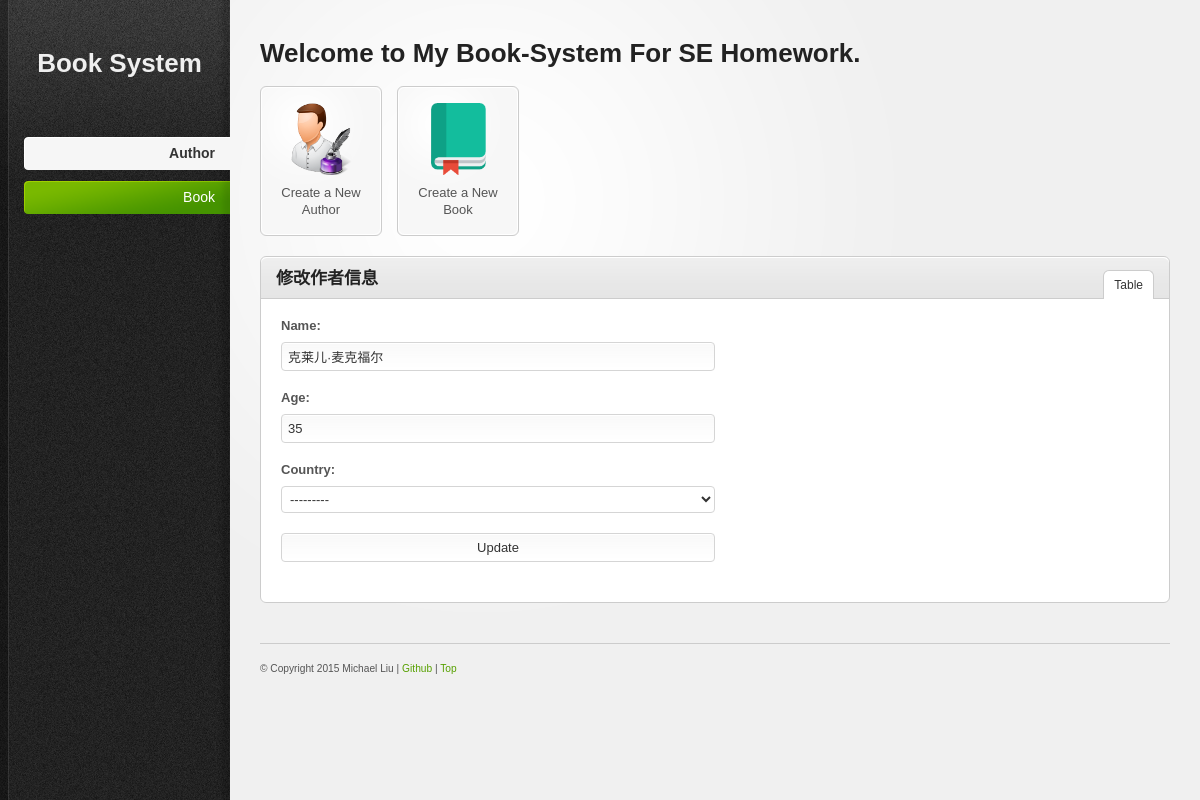
The app's page /author/update/19/ with its own data.
### bookmanagement/models.py (models this page shows, shortened)
class Author(models.Model):
    COUNTRY_ENUM = countryEnumTuple()
    AuthorID = models.AutoField(primary_key=True)
    Name = models.CharField(max_length=128)
    Age = models.IntegerField()
    Country = models.CharField(max_length=128,choices=COUNTRY_ENUM)
    class META:
        ordering = ['Name']

### bookmanagement/views.py (the view)
        class Update(UpdateView):
            model = t_model
            fields = t_field
            success_url = t_success_url
            template_name_suffix = '_update_form'

### bookmanagement/templates/bookmanagement/author_update_form.html (shortened to what this page needs)
{% extends "base.html" %}
{% block boxtitle %}
    修改作者信息
{% endblock %}
{% block currentauthor %}current{% endblock %}
{% block content %}
    <form action="" method="post">{% csrf_token %}
        <fieldset>
            {{ form.as_table }}
            <input type="submit" value="Update"/>
        </fieldset>
    </form>
{% endblock %}

### bookmanagement/static/css/style.css (style rules this page uses)
html { font-size: 100%; height: 100%; margin-bottom: 1px; }
body { font-family: Arial, Helvetica, sans-serif; color: #555; background: #f0f0f0 url('../images/bg-body.gif') top left repeat-y; font-size: 12px; }
form label { display: block; padding: 0 0 10px; font-weight: bold; }
form input.text-input, form select, form textarea, form .wysiwyg { padding: 6px; font-size: 13px; background: #fff url('../images/bg-form-field.gif') top left repeat-x; border: 1px solid #d5d5d5; color: #333; }
form .medium-input { width: 50% !important; }
form select { padding: 4px; background: #fff; }
fieldset>input,fieldset>select { margin-bottom: 20px; }

### bookmanagement/static/css/invalid.css (style rules this page uses)
.button, #main-content table tfoot td .bulk-actions select, .pagination a.number, form input.text-input, form textarea, form .wysiwyg, form select, .dp-popup { -moz-border-radius: 4px; -webkit-border-radius: 4px; border-radius: 4px; }

### records on screen
Author: Name "克莱儿·麦克福尔", Age "35", Country "---------"
